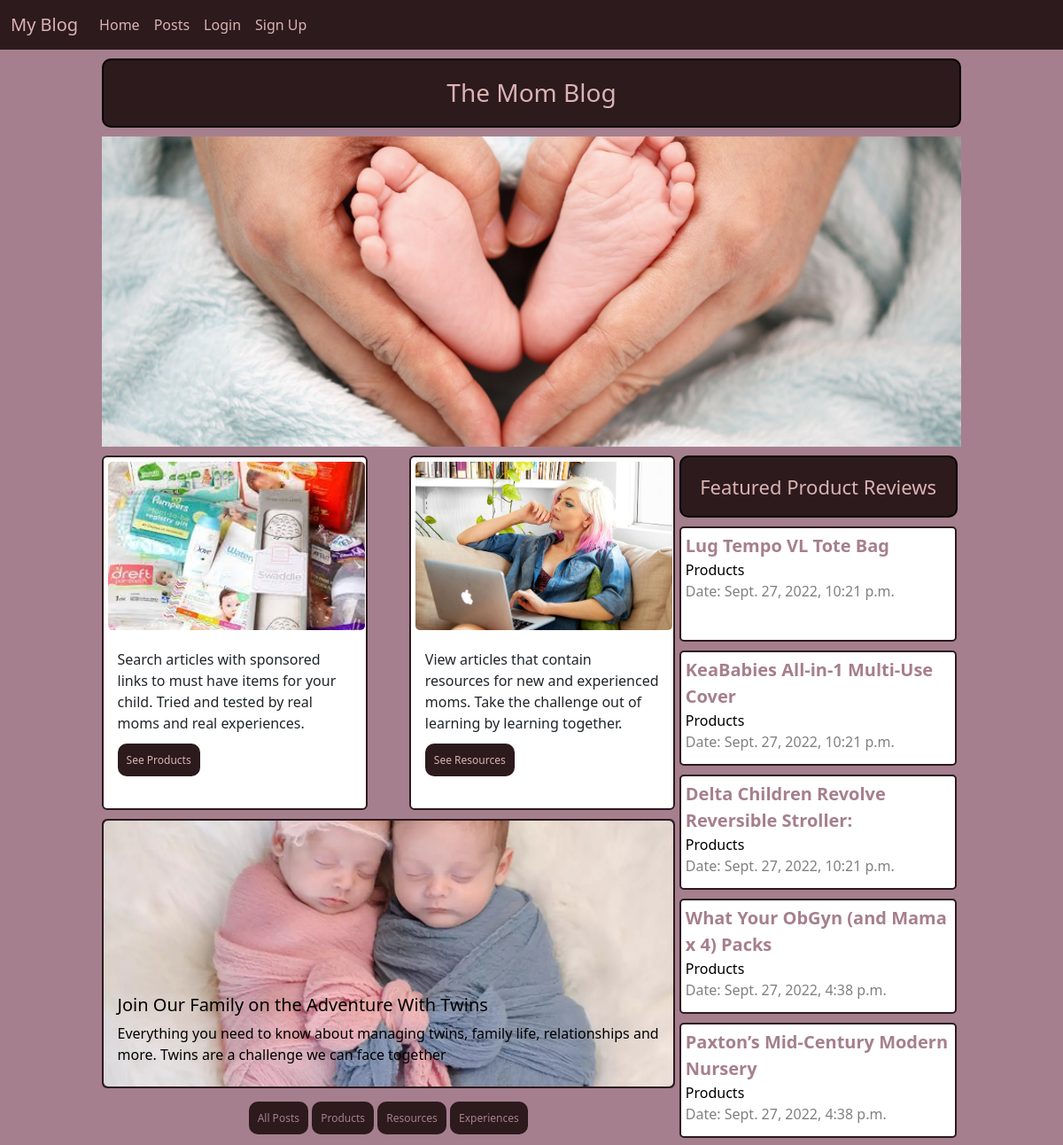
The page / on the database its author committed.
### posts/models.py (models this page shows, shortened)
class Post(models.Model):
    title = models.CharField(max_length=45)
    body = models.TextField()
    category = models.CharField(max_length=45)
    created_on = models.DateTimeField(auto_now_add=True)
    author = models.ForeignKey(
        get_user_model(),
        on_delete=models.CASCADE
    )
    status = models.ForeignKey(
        Status,
        on_delete=models.CASCADE,
        blank=True,
        null=True
    )

### pages/views.py (the view)
# urls.py: path('', HomePageView.as_view(), name='home'),
class HomePageView(TemplateView):
    template_name = "pages/home.html"
    def get_context_data(self, **kwargs):
        context = super().get_context_data(**kwargs)
        context['posts'] = Post.objects.filter(category="Products").order_by('created_on').reverse()[0:5]
        return context

### templates/pages/home.html (shortened to what this page needs)
{% extends 'base.html' %}
{% load static %}
{% block contents %}
    <h1>The Mom Blog</h1>
    <div class="header-image">
        <img src="{% static 'img/baby-feet.jpg' %}" alt="" id="babyfeet">
    </div>
    <div class="home-layout">
    <div class="left">
        <div class="card homepage-card">
            <img src="{% static 'img/products.jpeg' %}" class="card-img-top">
            <div class="card-body">
                <p>Search articles with sponsored links to must have items for your child. Tried and tested by real moms and real experiences. </p>
                <a href="{% url 'list' %}" class="card-btns">See Products</a>
            </div>
        </div>
        <div class="card homepage-card">
            <img src="{% static 'img/help.jpg' %}" class="card-img-top">
            <div class="card-body">
                <p>View articles that contain resources for new and experienced moms. Take the challenge out of learning by learning together. </p>
                <a href="{% url 'resource_list' %}" class="card-btns">See Resources</a>
            </div>
        </div>
        <div class="card text-bg-dark homepage-card-lg">
            <img src="{% static 'img/twins.webp' %}" class="card-img" alt="...">
            <div class="card-img-overlay">
                <a href="{% url 'twins_list' %}">
                <h5 class="card-title">Join Our Family on the Adventure With Twins</h5>
                <p class="card-text">Everything you need to know about managing twins, family life, relationships and more. Twins are a challenge we can face together</p>
                </a>
            </div>
        </div>
        <div class="filter-btns">
            <a href="{% url 'list' %}" class="card-btns">All Posts</a>
            <a href="{% url 'sale_list' %}" class="card-btns">Products</a>
            <a href="{% url 'resource_list' %}" class="card-btns">Resources</a>
            <a href="{% url 'experience_list' %}" class="card-btns">Experiences</a>
        </div>
    </div>
    <div class="right">
        <div class="section">
            <h3 class="featured-header">Featured Product Reviews</h3>
            {% for post in posts %}
            <div class="highlight">
                <a href="{% url 'detail' post.id %}">
                    <p class="highlight-title">{{ post.title }}</p>
                    <p class="highlight-cat">{{ post.category }}</p>
                    <p class="highlight-date">Date: {{ post.created_on }}</p>
                </a>
            </div>
            {% endfor %}
        </div>
    </div>
    </div>
{% endblock contents %}

### static/css/base.css (style rules this page uses)
h1 { text-align: center; background-color: #2C1A1D; color: #DBB3B1; font-size: 28px; margin: 10px auto; padding: 20px; width: 87%; border: 2px solid black; border-radius: 10px; }
.card { width: 300px; margin: 10px auto; text-align: left; border: 2px solid #2C1A1D; }
body { background-color: #A67F8E; }
.card-btns { width: 100px; text-decoration: none; text-align: center; padding: 10px; background-color: #2C1A1D; color: #DBB3B1; font-size: 12px; border-radius: 10px; }
.card a { width: 100px; }
.home-layout { display: flex; width: 87%; margin: 0 auto; scroll-behavior: auto; }
.left { flex: 2; display: flex; flex-direction: row; flex-wrap: wrap; margin: 0; padding: 0; justify-content: space-between; }
.right { flex: 1; scroll-behavior: auto; }
#babyfeet { display: block; object-fit: cover; width: 87%; height: 350px; margin: 0 auto; }
.card-img-top { object-fit: cover; width: 300px; height: 200px; padding: 5px; border-radius: 10px; }
.homepage-card { height: 400px; justify-content: space-between; margin: 10px 0 0 0; padding: 0; }
.homepage-card-lg { width: 100%; margin: 10px 0 0 0; padding: 0; }
.homepage-card-lg a { text-decoration: none; color: black; }
.card-img { object-fit: cover; height: 300px; }
.card-img-overlay { color: black; margin-top: 180px; }
.highlight { background-color: white; border: 2px solid #2C1A1D; border-radius: 5px; margin: 5px; margin-top: 10px; padding: 5px; height: 130px; }
.highlight a { text-decoration: none; color: black; }
.highlight-title { font-size: 20px; font-weight: bold; color: #A67F8E; margin-bottom: 0; }
.highlight-date { color: gray; margin: 0; padding: 0; }
.highlight-cat { margin: 0; padding: 0; }
.featured-header { text-align: center; background-color: #2C1A1D; color: #DBB3B1; font-size: 22px; margin: 10px auto; padding: 20px; width: 97%; border: 2px solid black; border-radius: 10px; }
.filter-btns { margin: 20px auto; }
.filter-btns a, .d-flex a { text-decoration: none; color: #A67F8E; }

### rows shown on the page
Post: title "Lug Tempo VL Tote Bag", category "Products", created_on "Sept. 27, 2022, 10:21 p.m."
Post: title "KeaBabies All-in-1 Multi-Use Cover", category "Products", created_on "Sept. 27, 2022, 10:21 p.m."
Post: title "Delta Children Revolve Reversible Stroller:", category "Products", created_on "Sept. 27, 2022, 10:21 p.m."
Post: title "What Your ObGyn (and Mama x 4) Packs", category "Products", created_on "Sept. 27, 2022, 4:38 p.m."
Post: title "Paxton’s Mid-Century Modern Nursery", category "Products", created_on "Sept. 27, 2022, 4:38 p.m."
